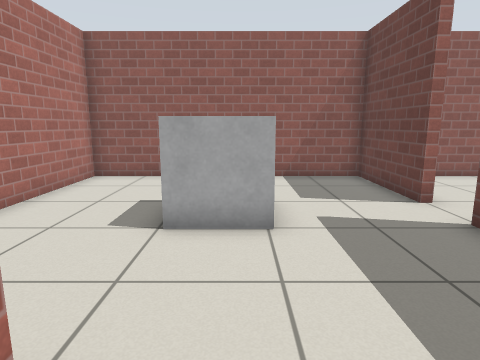
[1] (above)

16 first-person views from a walk through a world built for the Gazebo simulator. The camera is 0.93 m above the floor, tilts 10° down and sees 75° across. The floor is counted in squares, 0.5 m on a side. Each view is taken from the middle of a square. On the plan, view 1 faces up. The plan holds only what a view shows up to about 17 squares ahead; the rest is blank. Gazebo's built-in surfaces are drawn with simple patterns.

[2]
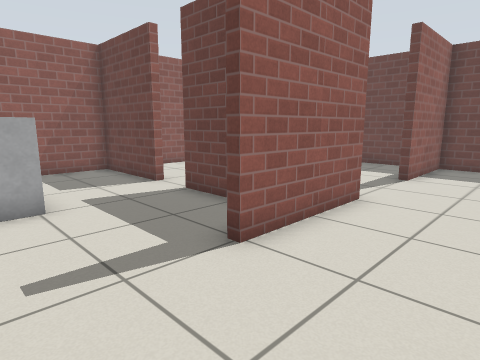

[3]
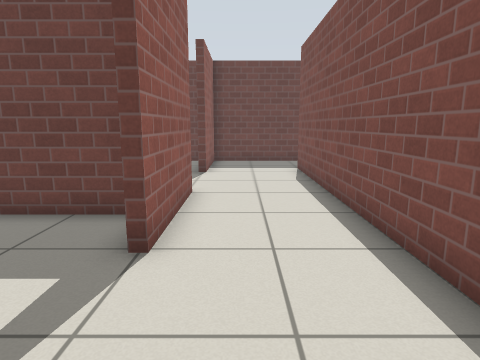

[4]
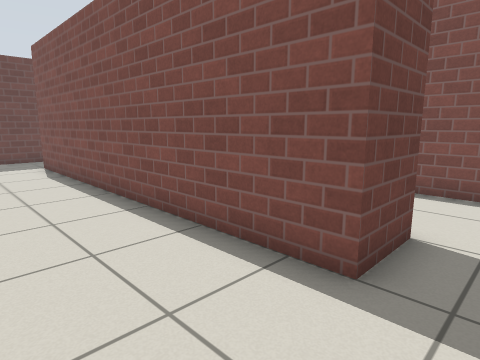

[5]
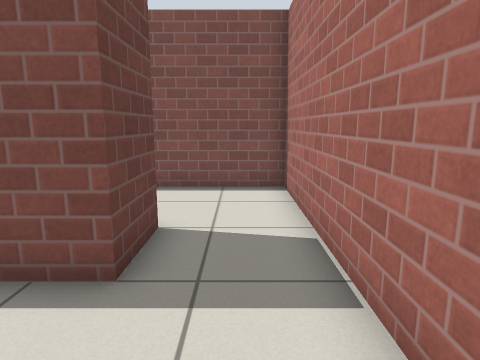

[6]
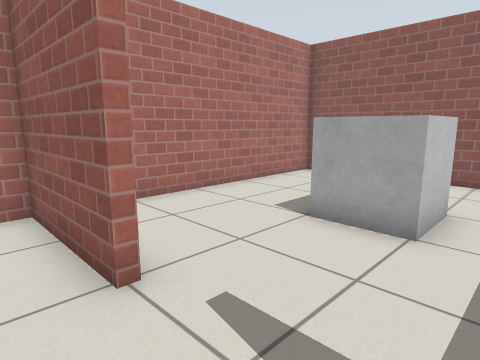

[7]
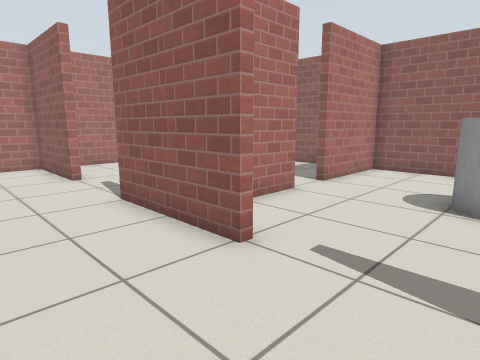

[8]
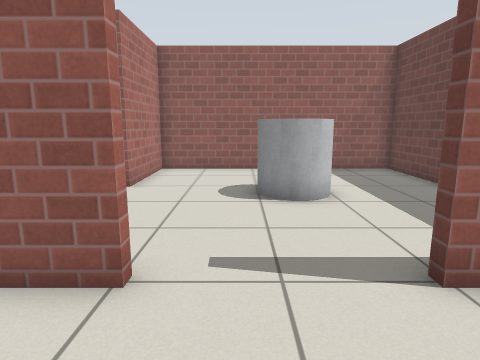

[9]
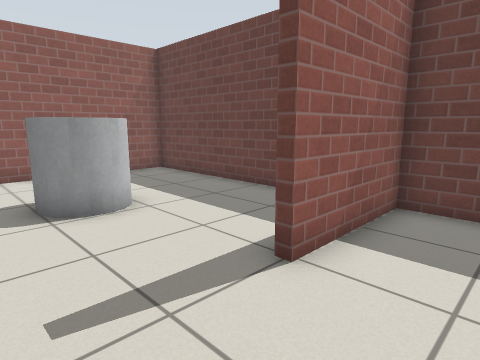

[10]
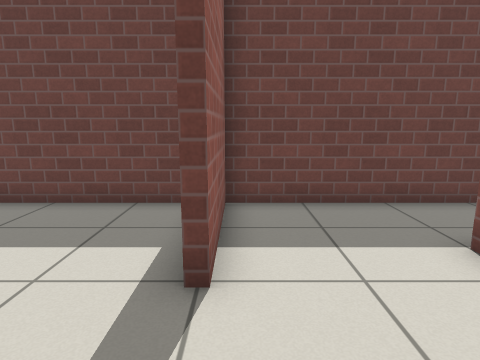

[11]
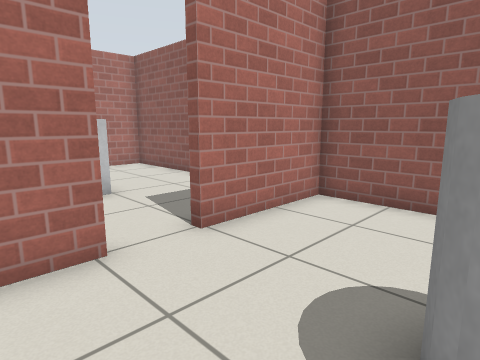

[12]
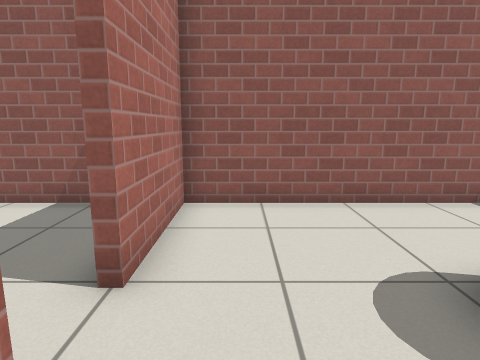

[13]
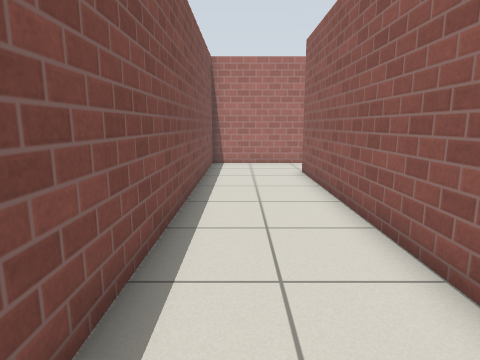

[14]
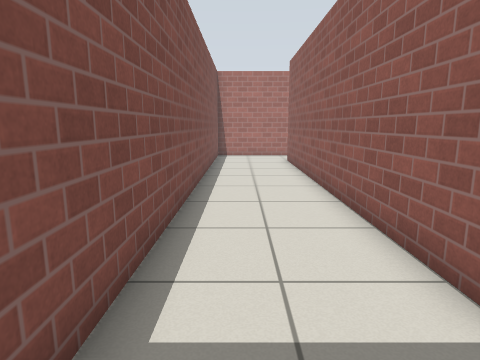

[15]
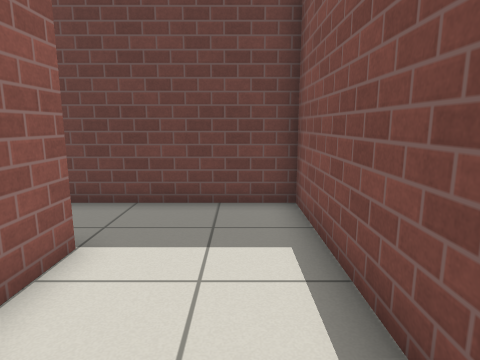

[16]
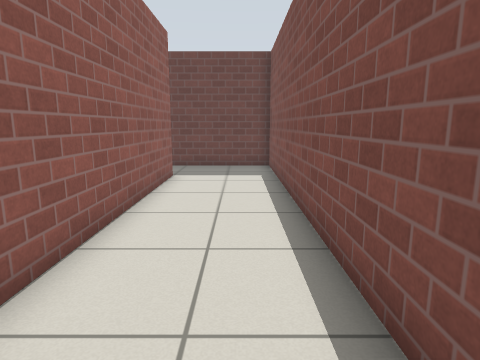

### Floor plan
Points are (right, up) in squares from view 1. A wall is a line through its corners. A room is listed if a view was taken in it or the views show most of it. See-through windows are left out.
Room 1 (views 1, 2, 6, 7, 8, 9, 10)
walls: (6.7, 1.7) (6.7, 1.3) (2.4, 1.3); (-1.3, 1.7) (-1.3, 1.3); (-1.5, -2.5) (10.5, -2.5)
ways out: opening at (-2, -0.5) to room 2; opening at (8.5, 2) to room 3; opening at (0.5, 2) to room 5; opening at (11, -0.5) to room 6
Room 2 (views 3, 4, 5)
walls: (-1.3, 1.3) (-5.3, 1.3) (-5.3, -4.4); (-2.5, -4.5) (-2.5, -2.5) (-1.5, -2.5)
ways out: opening at (-2, -0.5) to room 1; opening at (-4, -3.5) to room 4
Room 3 (views 11, 12)
walls: (4.7, 5.8) (4.7, 3.8); (10.4, 1.3) (10.4, 1.8); (14.4, 2.1) (14.4, 11.4) (4.7, 11.4) (4.7, 7.4)
ways out: opening at (8.5, 2) to room 1; opening at (4, 6.5) to room 5
objects: grey cylinder (9, 6) to (10, 7)
Room 4 (views 13, 14, 15, 16)
walls: (11.5, -4.5) (-2.5, -4.5); (-5.3, -4.4) (-5.3, -8.4) (14.4, -8.4) (14.4, -4.4)
ways out: opening at (-4, -3.5) to room 2; opening at (13, -3.5) to room 6
Room 5 (no view inside)
walls: (4.7, 7.4) (4.4, 7.4) (4.4, 11.4) (-5.3, 11.4) (-5.3, 2.9); (2.4, 1.3) (2.4, 1.7); (4.4, 2.4) (4.4, 5.8)
ways out: opening at (0.5, 2) to room 1; opening at (4, 6.5) to room 3
objects: grey box (-1, 6) to (0, 7)
Room 6 (no view inside)
walls: (10.5, -2.5) (11.5, -2.5); (14.4, -4.4) (14.4, 1.3) (10.4, 1.3)
ways out: opening at (11, -0.5) to room 1; opening at (13, -3.5) to room 4

Where each view was taken, in squares from view 1:
view 1: 0 up, 0 right, facing up
view 2: 2 down, 1 left, facing up-right
view 3: 0 up, 2 left, facing right
view 4: 1 up, 4 left, facing down-right
view 5: 1 up, 4 left, facing down
view 6: 0 up, 2 right, facing up-left
view 7: 2 down, 10 right, facing up-left
view 8: 2 down, 8 right, facing up
view 9: 1 down, 7 right, facing up-right
view 10: 1 up, 7 right, facing right
view 11: 4 up, 9 right, facing up-left
view 12: 4 up, 6 right, facing up
view 13: 7 down, 10 right, facing left
view 14: 7 down, 14 right, facing left
view 15: 7 down, 7 right, facing right
view 16: 7 down, 0 right, facing right
